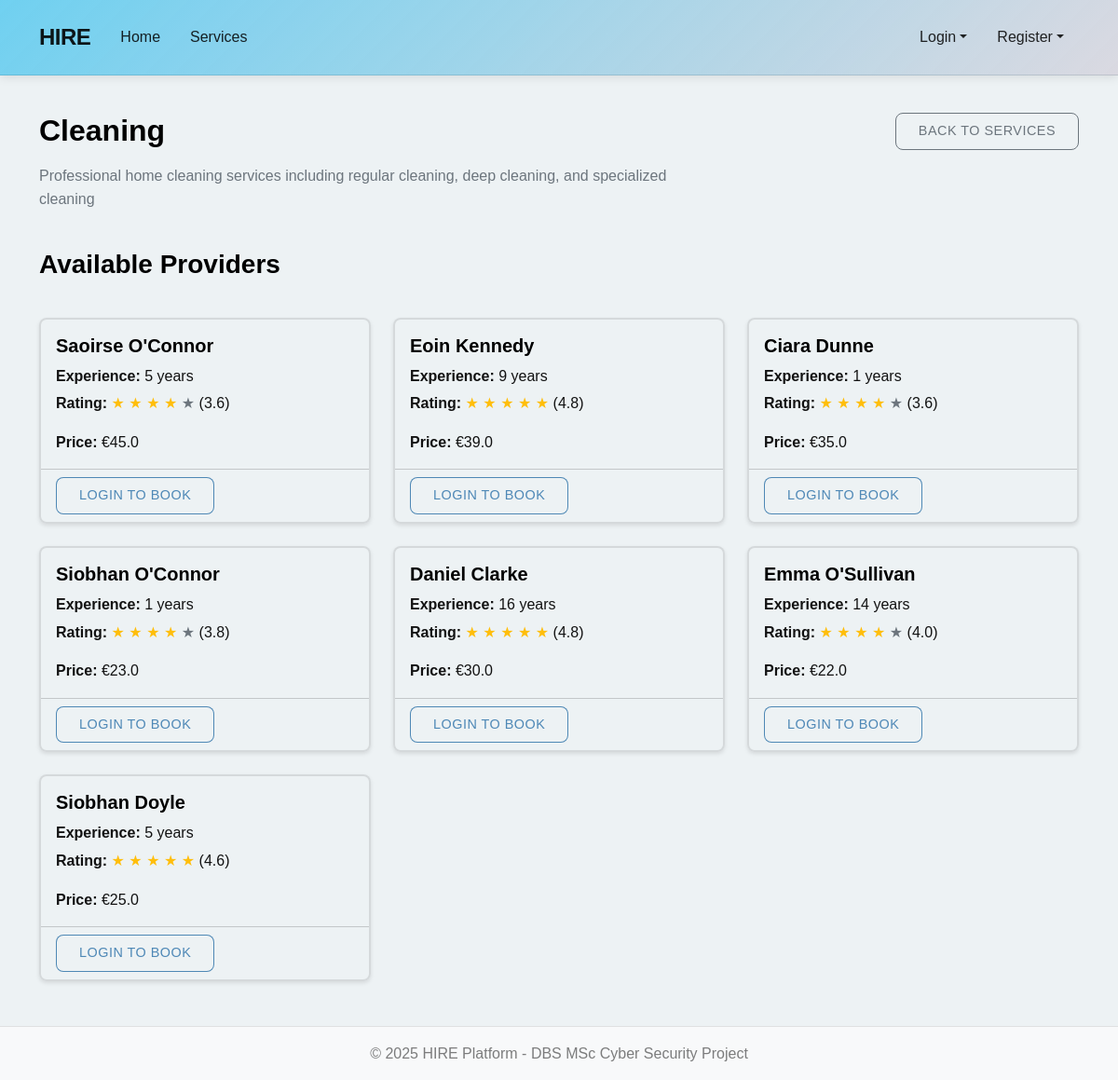
The page /services/3 on the database as committed earlier.
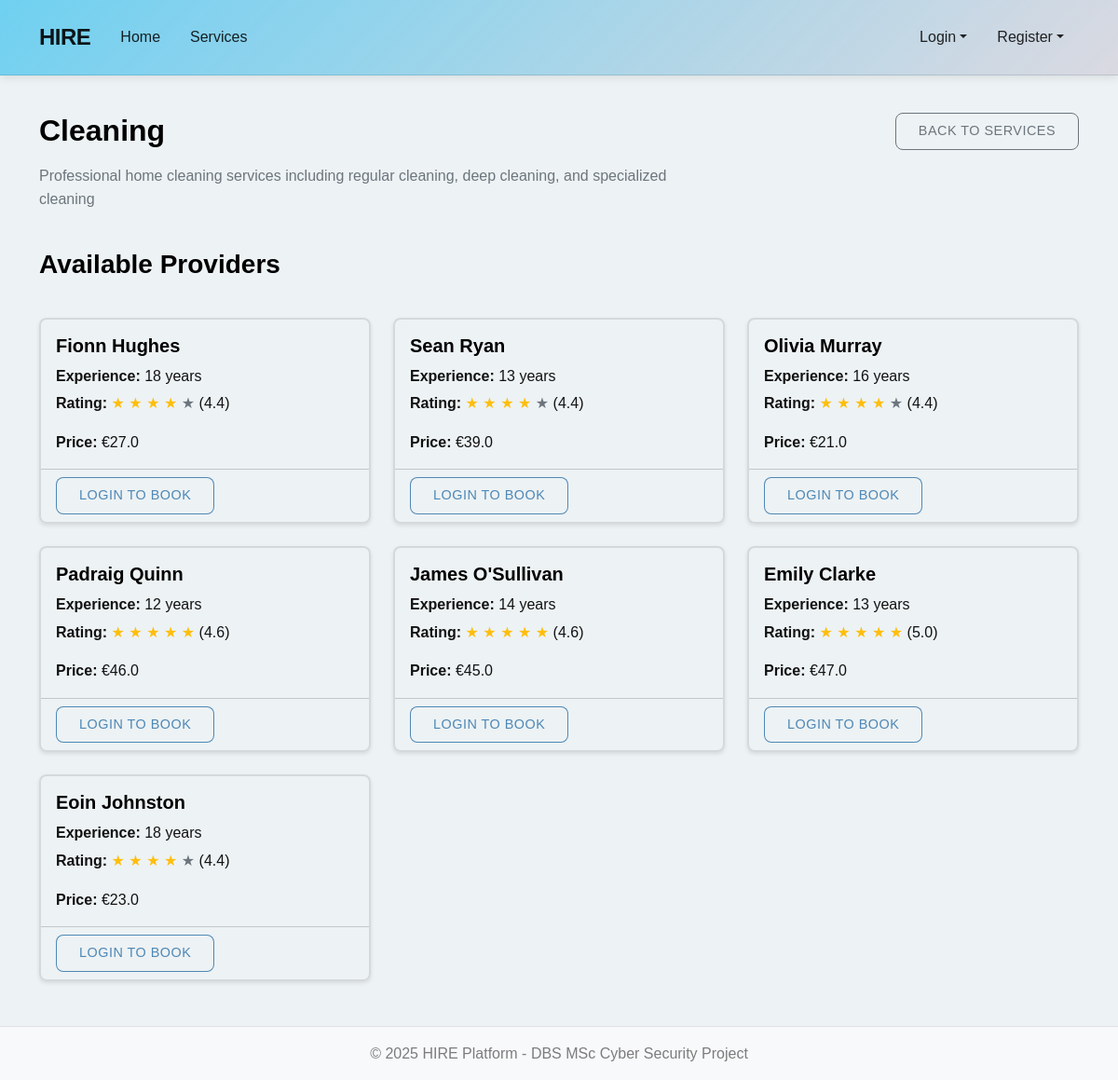
The same page on the database as committed later.
### models.py (models this page shows, shortened)
class Provider(db.Model):
    __tablename__ = 'providers'
    id = db.Column(db.Integer, primary_key=True)
    email = db.Column(db.String(100), unique=True, nullable=False)
    phone = db.Column(db.String(15), unique=True, nullable=False)
    password_hash = db.Column(db.String(128), nullable=False)
    first_name = db.Column(db.String(50), nullable=False)
    last_name = db.Column(db.String(50), nullable=False)
    verification_document = db.Column(db.String(255), nullable=False)
    experience_years = db.Column(db.Integer, default=0)
    is_available = db.Column(db.Boolean, default=True)
    avg_rating = db.Column(db.Float, nullable=True)
    is_verified = db.Column(db.Boolean, default=False)
    created_at = db.Column(db.DateTime, default=datetime.utcnow)
    addresses = db.relationship('Address', backref='provider', lazy=True,
                              foreign_keys='Address.provider_id')
    services = db.relationship('ProviderCategory', backref='provider', lazy=True)
    bookings = db.relationship('Booking', backref='provider', lazy=True)
    def get_full_name(self):
        return f"{self.first_name} {self.last_name}"

class ProviderCategory(db.Model):
    __tablename__ = 'provider_categories'
    id = db.Column(db.Integer, primary_key=True)
    provider_id = db.Column(db.Integer, db.ForeignKey('providers.id'), nullable=False)
    category_id = db.Column(db.Integer, db.ForeignKey('service_categories.id'), nullable=False)
    price_rate = db.Column(db.Float, nullable=False)
    category = db.relationship('ServiceCategory', backref='provider_categories')
    __table_args__ = (
        db.UniqueConstraint('provider_id', 'category_id', name='uq_provider_category'),
    )

### routes.py (the view)
@service_bp.route('/<int:category_id>')
def service_detail(category_id):
    category = ServiceCategory.query.get_or_404(category_id)
    provider_categories = ProviderCategory.query.filter_by(category_id=category_id).all()
    providers = [pc.provider for pc in provider_categories if pc.provider.is_verified and pc.provider.is_available]
    return render_template('services/detail.html', category=category, providers=providers, user=get_current_user())

### app.py (called while the page is built)
@app.context_processor
def inject_env_variables():
    return dict(
        GOOGLE_MAPS_API_KEY=os.getenv('GOOGLE_MAPS_API_KEY')
    )

@app.context_processor
def utility_processor():
    def format_datetime(value, format='%d %b, %Y %H:%M'):
        """Format a datetime object to string"""
        if value is None:
            return ""
        return value.strftime(format)
    def format_currency(value):
        """Format a number as currency"""
        if value is None:
            return "$0.00"
        return f"${value:.2f}"
    return dict(
        format_datetime=format_datetime,
        format_currency=format_currency
    )

### routes.py (called while the page is built)
def get_current_user():
    user_id = session.get('user_id')
    user_type = session.get('user_type')
    if not user_id or not user_type:
        return None
    if user_type == 'customer':
        return Customer.query.get(user_id)
    elif user_type == 'provider':
        return Provider.query.get(user_id)
    return None

### templates/services/detail.html (shortened to what this page needs)
{% extends "base.html" %}
{% block content %}
<div class="row mb-4">
    <div class="col-md-8">
        <h2>{{ category.name }}</h2>
        <p class="text-muted">{{ category.description }}</p>
    </div>
    <div class="col-md-4 text-end">
        <a href="{{ url_for('service.service_list') }}" class="btn btn-outline-secondary">Back to Services</a>
    </div>
</div>
{% if providers %}
    <div class="row mb-4">
        <div class="col-12">
            <h3>Available Providers</h3>
        </div>
    </div>
    <div class="row row-cols-1 row-cols-md-3 g-4">
        {% for provider in providers %}
            <div class="col">
                <div class="card h-100">
                    <div class="card-body">
                        <h5 class="card-title">{{ provider.get_full_name() }}</h5>
                        <p class="card-text mb-1">
                            <strong>Experience:</strong> {{ provider.experience_years }} years
                        </p>
                        <p class="card-text mb-3">
                            <strong>Rating:</strong>
                            {% if provider.avg_rating %}
                                {% for i in range(5) %}
                                    {% if i < provider.avg_rating|int %}
                                        <span class="text-warning">★</span>
                                    {% elif i < provider.avg_rating|round(0, 'ceil')|int and (provider.avg_rating % 1) >= 0.5 %}
                                        <span class="text-warning">★</span>
                                    {% else %}
                                        <span class="text-secondary">★</span>
                                    {% endif %}
                                {% endfor %}
                                ({{ provider.avg_rating|round(1) }})
                            {% else %}
                                No ratings yet
                            {% endif %}
                        </p>
                        {% set provider_service = provider.services|selectattr('category_id', 'equalto', category.id)|first %}
                        {% if provider_service %}
                            <p class="card-text">
                                <strong>Price:</strong> €{{ provider_service.price_rate }}
                            </p>
                        {% endif %}
                    </div>
                    <div class="card-footer bg-transparent">
                        {% if user and session.get('user_type') == 'customer' %}
                            <a href="{{ url_for('booking.create_booking', provider_id=provider.id) }}?category_id={{ category.id }}" class="btn btn-primary">Book Now</a>
                        {% else %}
                            <a href="{{ url_for('customer.login') }}" class="btn btn-outline-primary">Login to Book</a>
                        {% endif %}
                    </div>
                </div>
            </div>
        {% endfor %}
    </div>
{% else %}
    <div class="alert alert-info">
        <p class="mb-0">No providers available for this service category at the moment.</p>
    </div>
{% endif %}
{% endblock %}

Rows that differ between the two databases and show on the page:
no longer on this page (row edited): Provider: get_full_name "Saoirse O'Connor", experience_years "5", avg_rating "3.6"
no longer on this page (row edited): Provider: get_full_name "Eoin Kennedy", experience_years "9", avg_rating "4.8"
no longer on this page (row edited): Provider: get_full_name "Ciara Dunne", experience_years "1", avg_rating "3.6"
no longer on this page (row edited): ProviderCategory: price_rate "35.0"
no longer on this page (row edited): Provider: get_full_name "Siobhan O'Connor", experience_years "1", avg_rating "3.8"
no longer on this page (row edited): Provider: get_full_name "Daniel Clarke", experience_years "16", avg_rating "4.8"
no longer on this page (row edited): ProviderCategory: price_rate "30.0"
no longer on this page (row edited): ProviderCategory: price_rate "22.0"
no longer on this page (row edited): Provider: get_full_name "Siobhan Doyle", experience_years "5", avg_rating "4.6"
no longer on this page (row edited): ProviderCategory: price_rate "25.0"
now on this page (row edited): Provider: get_full_name "Fionn Hughes", experience_years "18", avg_rating "4.4"
now on this page (row edited): ProviderCategory: price_rate "27.0"
now on this page (row edited): Provider: get_full_name "Sean Ryan", experience_years "13", avg_rating "4.4"
now on this page (row edited): Provider: get_full_name "Olivia Murray", experience_years "16", avg_rating "4.4"
now on this page (row edited): ProviderCategory: price_rate "21.0"
now on this page (row edited): Provider: get_full_name "Padraig Quinn", experience_years "12", avg_rating "4.6"
now on this page (row edited): ProviderCategory: price_rate "46.0"
changed Provider: get_full_name "Emma O'Sullivan" → "James O'Sullivan"; avg_rating "4.0" → "4.6"
now on this page (row edited): Provider: get_full_name "Emily Clarke", experience_years "13", avg_rating "5.0"
now on this page (row edited): ProviderCategory: price_rate "47.0"
now on this page (row edited): Provider: get_full_name "Eoin Johnston", experience_years "18", avg_rating "4.4"
